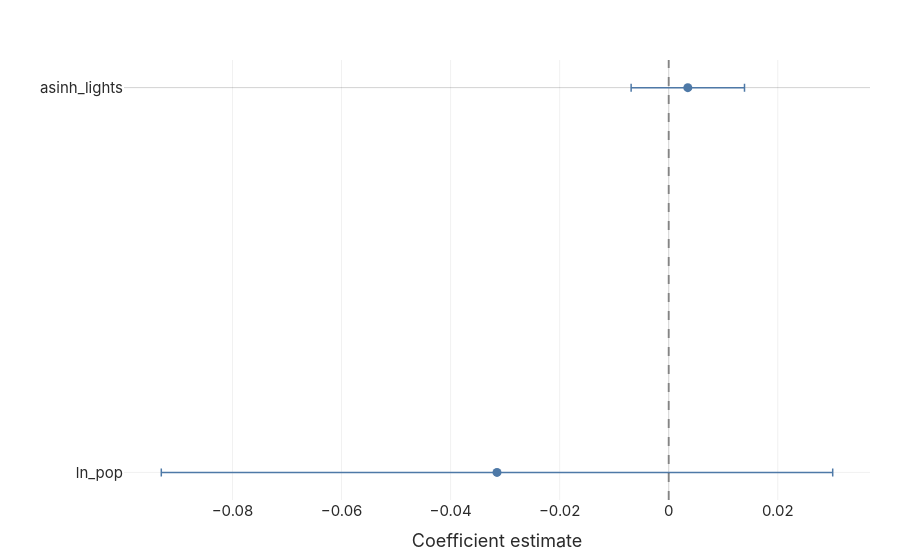

Notebook code for this chart:
### Code cell
ex.analyze_coefficient_plot(twfe).fig

### Figure 1 — Plotly figure (JSON) as saved in the notebook; plotly's stock layout.template omitted (floating-point values rounded to 4 significant figures)
{"data": [{"error_x": {"array": [0.0104, 0.06157], "arrayminus": [0.0104, 0.06157], "color": "#4E79A7", "symmetric": false, "thickness": 1.5, "type": "data"}, "marker": {"color": "#4E79A7", "size": 9}, "mode": "markers", "name": "Model 1", "showlegend": false, "type": "scatter", "x": [0.003502, -0.03149], "y": [0.0, 1.0]}], "layout": {"shapes": [{"line": {"color": "rgba(0,0,0,0.4)", "dash": "dash"}, "type": "line", "x0": 0, "x1": 0, "xref": "x", "y0": 0, "y1": 1, "yref": "y domain"}], "xaxis": {"title": {"text": "Coefficient estimate"}}, "yaxis": {"autorange": "reversed", "tickmode": "array", "ticktext": ["asinh_lights", "ln_pop"], "tickvals": [0, 1], "title": {"text": ""}}}}
